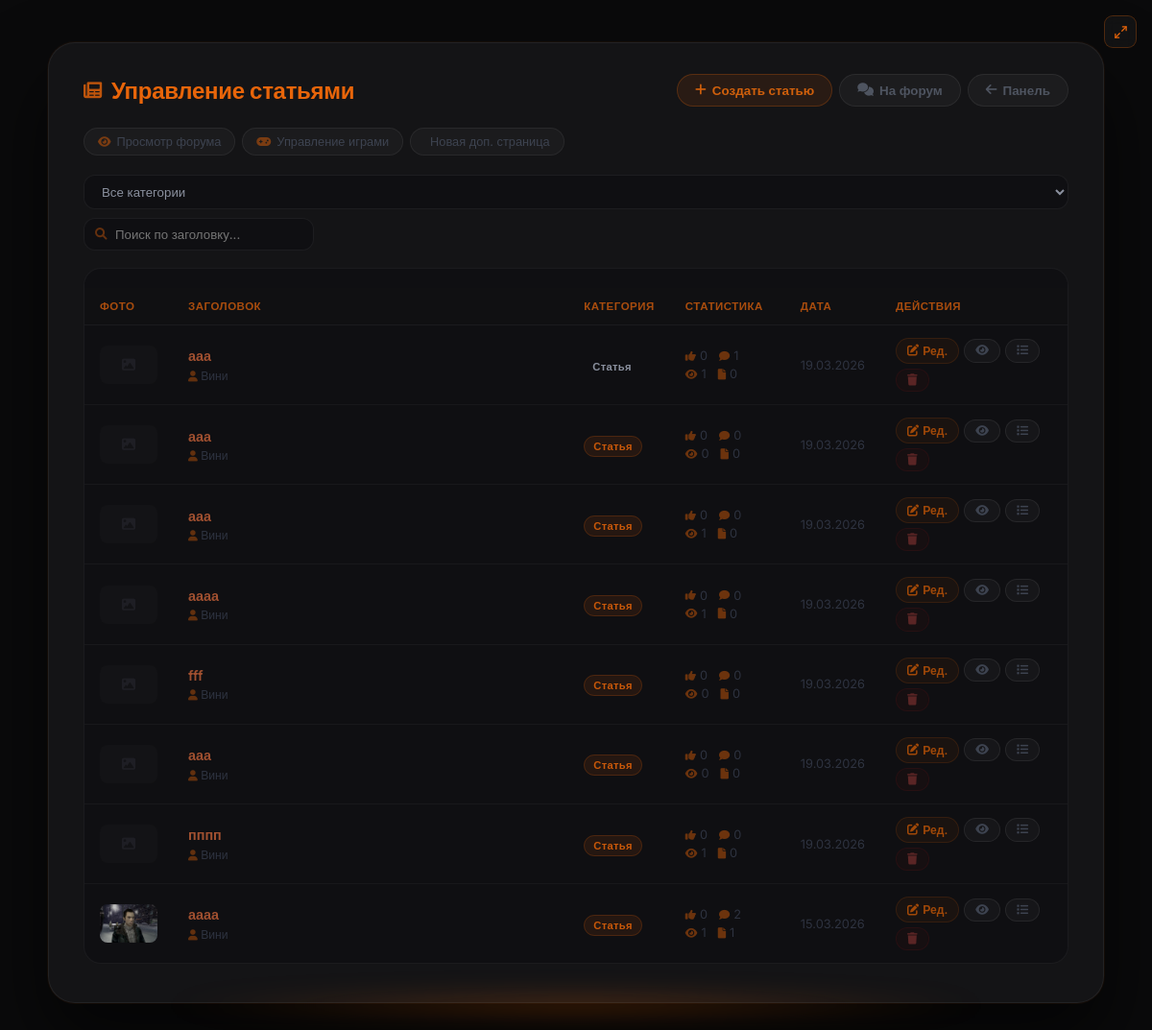
The app's page /admin/articles (signed in), older data.
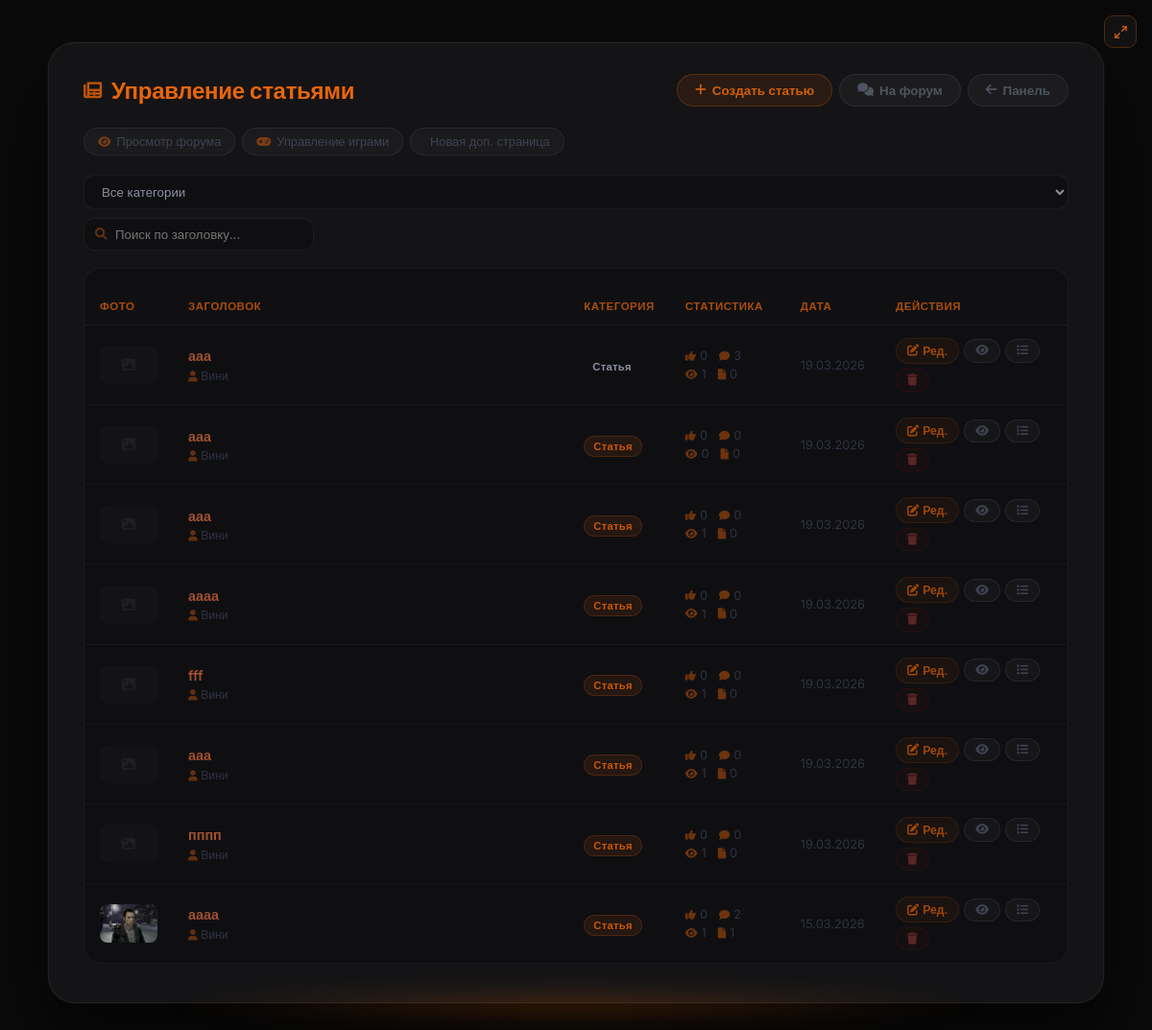
The same page, newer data.
### models.py (models this page shows, shortened)
class Article(db.Model):
    __tablename__ = 'articles'
    id          = db.Column(db.Integer, primary_key=True)
    title       = db.Column(db.String(300), nullable=False)
    preview     = db.Column(db.Text, nullable=True)       # краткое описание
    content     = db.Column(db.Text, nullable=False)
    image       = db.Column(db.String(500), nullable=True)  # URL изображения (старый способ)
    image_file  = db.Column(db.String(300), nullable=True)  # имя файла загруженного изображения
    video_url   = db.Column(db.String(500), nullable=True)  # ссылка на YouTube
    video_file  = db.Column(db.String(300), nullable=True)  # загруженный видео-файл
    category    = db.Column(db.String(50), default='article')
    views       = db.Column(db.Integer, default=0)
    likes       = db.Column(db.Integer, default=0)
    dislikes    = db.Column(db.Integer, default=0)
    created_at  = db.Column(db.DateTime, default=datetime.utcnow)
    updated_at  = db.Column(db.DateTime, default=datetime.utcnow, onupdate=datetime.utcnow)
    author_id   = db.Column(db.Integer, db.ForeignKey('users.id'), nullable=False)
    game_id     = db.Column(db.Integer, db.ForeignKey('games.id'), nullable=True)
    comments    = db.relationship('Comment',      backref='article', lazy='dynamic',
                                  cascade='all, delete-orphan')
    votes       = db.relationship('Vote',         backref='article', lazy='dynamic',
                                  cascade='all, delete-orphan')
    extra_pages = db.relationship('ExtraPage',    backref='article', lazy='dynamic',
                                  cascade='all, delete-orphan')
    dropdown_items = db.relationship('DropdownItem', backref='article', lazy='dynamic',
                                     cascade='all, delete-orphan', order_by='DropdownItem.order')
    article_views  = db.relationship('ArticleView',  backref='article', lazy='dynamic',
                                     cascade='all, delete-orphan')
    def get_image_url(self):
        if self.image_file:
            return f'/static/uploads/{self.image_file}'
        if self.image:
            return self.image
        return None

class User(db.Model, UserMixin):
    __tablename__ = 'users'
    id             = db.Column(db.Integer, primary_key=True)
    username       = db.Column(db.String(80),  unique=True, nullable=False)
    email          = db.Column(db.String(120), unique=True, nullable=False)
    password_hash  = db.Column(db.String(256), nullable=False)
    role           = db.Column(db.Integer, default=0)
    created_at     = db.Column(db.DateTime, default=datetime.utcnow)   # дата регистрации
    last_seen      = db.Column(db.DateTime, default=datetime.utcnow)
    banned_until   = db.Column(db.DateTime, nullable=True)
    ban_reason     = db.Column(db.String(500), nullable=True)
    banned_by_id   = db.Column(db.Integer, db.ForeignKey('users.id'), nullable=True)
    recovery_key   = db.Column(db.String(256), nullable=True)
    avatar         = db.Column(db.String(300), nullable=True)
    terms_agreed   = db.Column(db.Boolean, default=False)
    privacy_agreed = db.Column(db.Boolean, default=False)
    articles       = db.relationship('Article',  backref='author',     lazy='dynamic', foreign_keys='Article.author_id')
    comments       = db.relationship('Comment',  backref='author',     lazy='dynamic', foreign_keys='Comment.author_id')
    votes          = db.relationship('Vote',     backref='user',       lazy='dynamic')
    extra_pages    = db.relationship('ExtraPage', backref='author',    lazy='dynamic', foreign_keys='ExtraPage.author_id')
    comment_reactions = db.relationship('CommentReaction', backref='user', lazy='dynamic')

### app.py (the view)
@app.route('/admin/articles')
@login_required
@editor_required
def admin_articles():
    articles = Article.query.order_by(Article.created_at.desc()).all()
    return render_template('admin/articles.html', articles=articles)

### app.py (called while the page is built)
@login_manager.user_loader
def load_user(user_id):
    return User.query.get(int(user_id))

@app.before_request
def update_last_seen():
    if current_user.is_authenticated:
        current_user.last_seen = datetime.utcnow()
        db.session.commit()

@app.after_request
def add_security_headers(response):
    response.headers['X-Content-Type-Options'] = 'nosniff'
    response.headers['X-Frame-Options']        = 'DENY'
    response.headers['X-XSS-Protection']       = '1; mode=block'
    response.headers.pop('Server', None)
    response.headers.pop('X-Powered-By', None)
    return response

def editor_required(f):
    from functools import wraps
    @wraps(f)
    def decorated(*args, **kwargs):
        if not current_user.is_authenticated or current_user.role < 2: abort(403)
        return f(*args, **kwargs)
    return decorated

### templates/admin/articles.html (shortened to what the changed rows need)
{% extends "base.html" %}
{% block content %}
<div class="art-outer">
<div class="art-card">
    <div class="art-header">
        <h1 class="art-title"><i class="fas fa-newspaper"></i> Управление статьями</h1>
    </div>
    <div class="articles-wrap">
        {% if articles %}
        <table class="articles-table" id="articlesTable">
            <thead>
                <tr>
                    <th style="width:66px;">Фото</th>
                    <th>Заголовок</th>
                    <th style="width:95px;">Категория</th>
                    <th style="width:120px;">Статистика</th>
                    <th style="width:85px;">Дата</th>
                    <th style="width:195px;">Действия</th>
                </tr>
            </thead>
            <tbody>
                {% for art in articles %}
                <tr data-category="{{ art.category }}" data-title="{{ art.title | lower }}">
                    <td>{% if art.get_image_url() %}<img src="{{ art.get_image_url() }}" alt="" class="article-thumb-sm">{% else %}<div class="article-thumb-ph"><i class="fas fa-image"></i></div>{% endif %}</td>
                    <td>
                        <a href="{{ url_for('article', article_id=art.id) }}" class="article-title-link" target="_blank">{{ art.title }}</a>
                        <div class="article-sub"><span><i class="fas fa-user"></i> {{ art.author.username }}</span>{% if art.game %}<span><i class="fas fa-gamepad"></i> {{ art.game.name }}</span>{% endif %}</div>
                    </td>
                    <td><span class="badge {{ art.category }}">{{ 'Новость' if art.category == 'news' else 'Статья' }}</span></td>
                    <td>
                        <div class="stat-row"><span><i class="fas fa-thumbs-up"></i> {{ art.likes }}</span><span><i class="fas fa-comment"></i> {{ art.comments.count() }}</span></div>
                        <div class="stat-row" style="margin-top:4px;"><span><i class="fas fa-eye"></i> {{ art.views }}</span><span><i class="fas fa-file"></i> {{ art.extra_pages.count() }}</span></div>
                    </td>
                    <td style="color:#2e3340;font-size:0.8rem;white-space:nowrap;">{{ art.created_at.strftime('%d.%m.%Y') }}</td>
                    <td>
                        <div class="actions-cell">
                            <a href="{{ url_for('admin_article_edit', article_id=art.id) }}" class="action-sm edit"><i class="fas fa-edit"></i> Ред.</a>
                            <a href="{{ url_for('article', article_id=art.id) }}" class="action-sm view" target="_blank"><i class="fas fa-eye"></i></a>
                            <a href="{{ url_for('admin_dropdown_list', article_id=art.id) }}" class="action-sm drops"><i class="fas fa-list"></i></a>
                            <form method="POST" action="{{ url_for('admin_article_delete', article_id=art.id) }}" onsubmit="return confirm('Удалить?');" style="display:inline;">
                                <button type="submit" class="action-sm delete"><i class="fas fa-trash"></i></button>
                            </form>
                        </div>
                    </td>
                </tr>
                {% endfor %}
            </tbody>
        </table>
        {% else %}
        <div class="empty-table"><i class="fas fa-newspaper"></i><p>Статей пока нет</p></div>
        {% endif %}
    </div>
</div>
</div>
{% endblock %}

Row changes from the older to the newer data that the page shows:
computed for Article (number 1 of 8 on the later page): comments.count "1" → "3"
changed Article "fff": views "0" → "1"
changed Article (number 6 of 8 on the later page): views "0" → "1"
